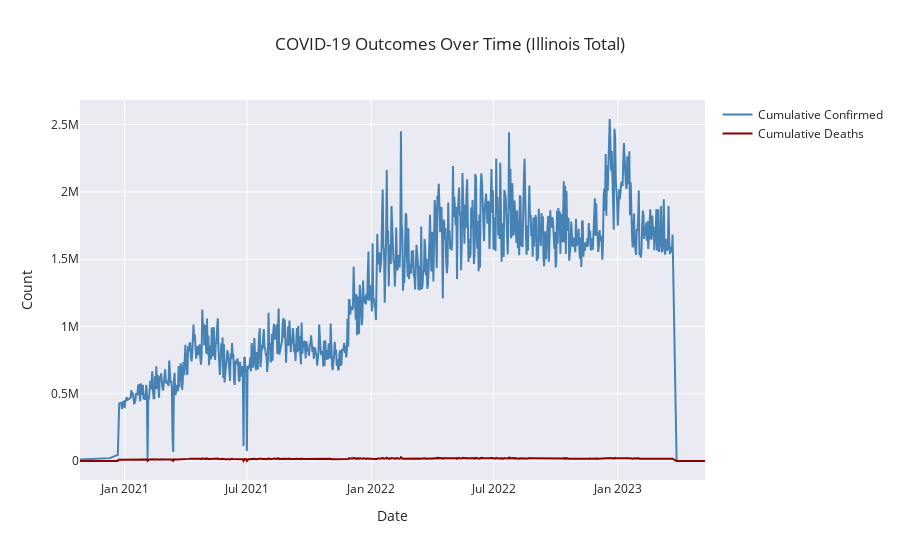

Notebook code for this chart:
### Markdown cell above
## 5. COVID-19 Outcomes Over Time

### Code cell
# Aggregate outcomes over time, excluding removed columns
outcomes_time = df.groupby('date')[['confirmed', 'deaths']].sum()  # Removed 'tests' if it was dropped

# Create an interactive line plot using Plotly
import plotly.graph_objects as go

fig = go.Figure()

# Confirmed cases
fig.add_trace(go.Scatter(x=outcomes_time.index, y=outcomes_time['confirmed'],
                         mode='lines', name='Cumulative Confirmed', line=dict(color='steelblue', width=2)))

# Deaths
fig.add_trace(go.Scatter(x=outcomes_time.index, y=outcomes_time['deaths'],
                         mode='lines', name='Cumulative Deaths', line=dict(color='darkred', width=2)))

# Update layout
fig.update_layout(title='COVID-19 Outcomes Over Time (Illinois Total)',
                  xaxis_title='Date',
                  yaxis_title='Count',
                  template='seaborn')

# Show the plot
fig.show()

### Figure 1 — Plotly figure (JSON) as saved in the notebook; plotly's stock layout.template omitted (floating-point values rounded to 4 significant figures; data arrays with more than 128 entries replaced by an {"elided": "..."} marker saying what was removed)
{"data": [{"line": {"color": "steelblue", "width": 2}, "mode": "lines", "name": "Cumulative Confirmed", "type": "scatter", "x": {"elided": "845 str values"}, "y": {"elided": "845 int values"}}, {"line": {"color": "darkred", "width": 2}, "mode": "lines", "name": "Cumulative Deaths", "type": "scatter", "x": {"elided": "845 str values"}, "y": {"elided": "845 int values"}}], "layout": {"title": {"text": "COVID-19 Outcomes Over Time (Illinois Total)"}, "xaxis": {"title": {"text": "Date"}}, "yaxis": {"title": {"text": "Count"}}}}
